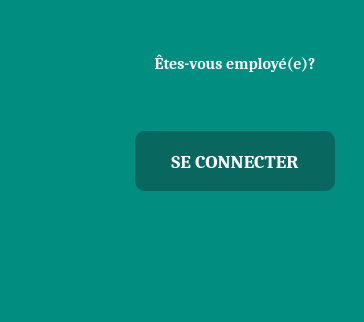
                                     <widget class="QFrame" name="frame_2">
                                      <property name="styleSheet">
                                       <string notr="true">   background:rgb(1, 141, 127);
border: none;</string>
                                      </property>
                                      <property name="frameShape">
                                       <enum>QFrame::StyledPanel</enum>
                                      </property>
                                      <property name="frameShadow">
                                       <enum>QFrame::Raised</enum>
                                      </property>
                                      <layout class="QHBoxLayout" name="horizontalLayout_5">
                                       <item>
                                        <widget class="QLabel" name="label">
                                         <property name="minimumSize">
                                          <size>
                                           <width>100</width>
                                           <height>300</height>
                                          </size>
                                         </property>
                                         <property name="maximumSize">
                                          <size>
                                           <width>550</width>
                                           <height>1000</height>
                                          </size>
                                         </property>
                                         <property name="text">
                                          <string/>
                                         </property>
                                         <property name="pixmap">
                                          <pixmap resource="media.qrc">:/images/img/login.png</pixmap>
                                         </property>
                                         <property name="scaledContents">
                                          <bool>true</bool>
                                         </property>
                                        </widget>
                                       </item>
                                       <item>
                                        <widget class="QFrame" name="frame_6">
                                         <property name="frameShape">
                                          <enum>QFrame::StyledPanel</enum>
                                         </property>
                                         <property name="frameShadow">
                                          <enum>QFrame::Raised</enum>
                                         </property>
                                         <layout class="QVBoxLayout" name="verticalLayout_4">
                                          <item>
                                           <widget class="QFrame" name="frame_5">
                                            <property name="styleSheet">
                                             <string notr="true">text-align: center;</string>
                                            </property>
                                            <property name="frameShape">
                                             <enum>QFrame::StyledPanel</enum>
                                            </property>
                                            <property name="frameShadow">
                                             <enum>QFrame::Raised</enum>
                                            </property>
                                            <layout class="QGridLayout" name="gridLayout_3">
                                             <item row="2" column="0">
                                              <widget class="QLabel" name="label_3">
                                               <property name="text">
                                                <string/>
                                               </property>
                                              </widget>
                                             </item>
                                             <item row="1" column="0">
                                              <widget class="QPushButton" name="pushButton_login">
                                               <property name="minimumSize">
                                                <size>
                                                 <width>200</width>
                                                 <height>50</height>
                                                </size>
                                               </property>
                                               <property name="maximumSize">
                                                <size>
                                                 <width>300</width>
                                                 <height>80</height>
                                                </size>
                                               </property>
                                               <property name="font">
                                                <font>
                                                 <family>cambria</family>
                                                 <pointsize>14</pointsize>
                                                 <weight>75</weight>
                                                 <bold>true</bold>
                                                </font>
                                               </property>
                                               <property name="cursor">
                                                <cursorShape>PointingHandCursor</cursorShape>
                                               </property>
                                               <property name="styleSheet">
                                                <string notr="true"> width: 150px;
    height: 50px;
    border: none;
    border-radius: 10px;
    background: rgb(8, 103, 94);
    color: #fff;
    font-weight: 600;
    margin: 10px 0;
    text-transform: uppercase;
padding: 5px;</string>
                                               </property>
                                               <property name="text">
                                                <string>SE CONNECTER</string>
                                               </property>
                                              </widget>
                                             </item>
                                             <item row="0" column="0">
                                              <widget class="QLabel" name="label_2">
                                               <property name="font">
                                                <font>
                                                 <family>cambria</family>
                                                 <pointsize>12</pointsize>
                                                 <weight>75</weight>
                                                 <bold>true</bold>
                                                </font>
                                               </property>
                                               <property name="styleSheet">
                                                <string notr="true">color:#fff;</string>
                                               </property>
                                               <property name="text">
                                                <string>Êtes-vous employé(e)?
</string>
                                               </property>
                                               <property name="alignment">
                                                <set>Qt::AlignCenter</set>
                                               </property>
                                              </widget>
                                             </item>
                                            </layout>
                                           </widget>
                                          </item>
                                         </layout>
                                        </widget>
                                       </item>
                                      </layout>
                                     </widget>
